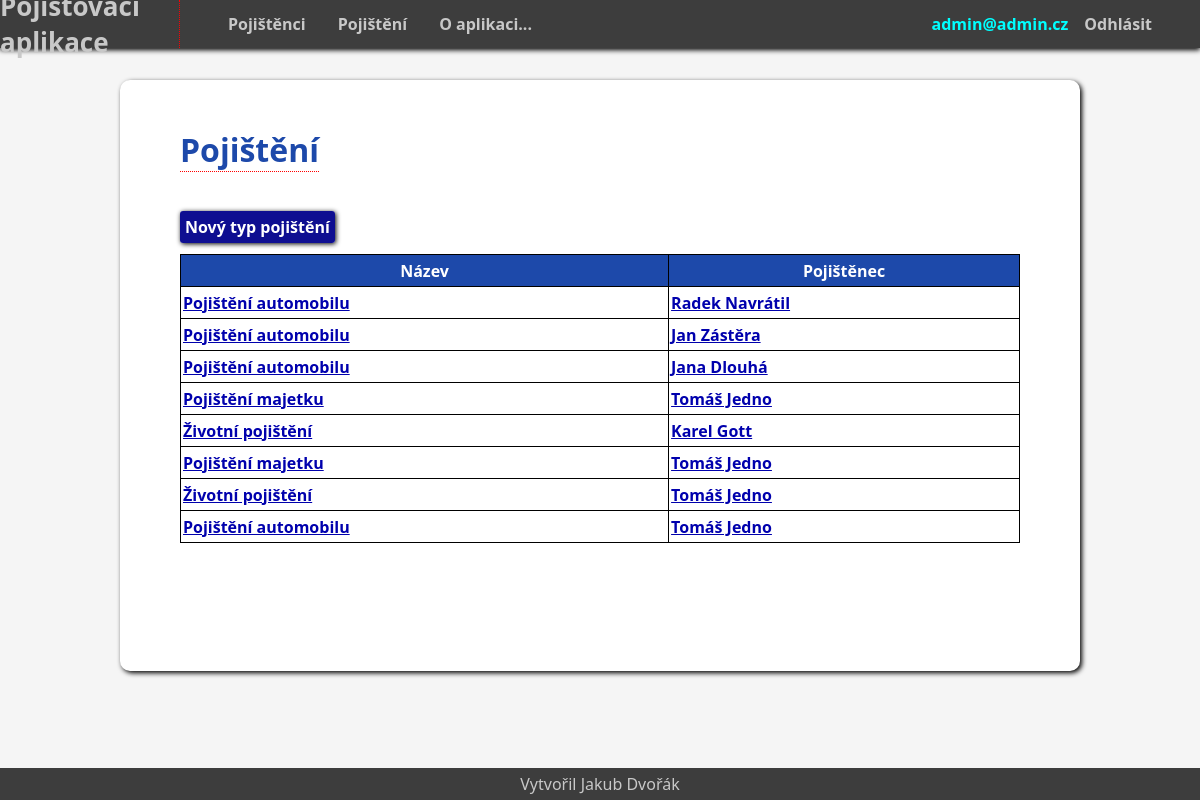
The app's page /pojisteni/ (signed in) with its own data.
### mainapp/models.py (models this page shows, shortened)
class Uzivatel(AbstractBaseUser):
    email = models.EmailField(max_length = 300, unique = True)
    is_admin = models.BooleanField(default=False)
    class Meta:
        verbose_name = "uživatel"
        verbose_name_plural = "uživatelé"
    object = UzivatelskyManager()
    USERNAME_FIELD = "email"

class ZalozenaPojisteni(models.Model):
    pojistka = models.ForeignKey(Pojisteni, null=True,verbose_name = "Pojištění", on_delete = models.SET_NULL)
    pojistenec = models.ForeignKey(Pojistenec, null=True,verbose_name = "Pojištěnec", on_delete = models.CASCADE)
    castka = models.IntegerField(null=True,blank=True,verbose_name = "Částka")
    predmet_pojisteni = models.CharField(max_length=80,null=True,blank=True, verbose_name = "Předmět pojištění")
    platnost_od = models.CharField(max_length=80,null=True,blank=True)
    platnost_do = models.CharField(max_length=80,null=True,blank=True)
    class Meta:
        verbose_name = "Založena pojistka"
        verbose_name_plural = "Založené pojištění"

class Pojisteni(models.Model):
    nazev = models.CharField(max_length=180,verbose_name = "Název")
    class Meta:
        verbose_name = "Pojištění"
        verbose_name_plural = "Pojištění"
    def __str__(self):
        return f"{self.nazev}"

class Pojistenec(models.Model):
    Jmeno = models.CharField(max_length=20,verbose_name = "Jméno")
    Prijmeni = models.CharField(max_length=20,verbose_name = "Přijmení")
    email = models.EmailField(max_length=80, unique=False)
    tel = models.IntegerField()
    mesto = models.CharField(max_length=80,verbose_name = "Město")
    ulice = models.CharField(max_length=80)
    PSC = models.IntegerField(verbose_name = "PSČ")
    class Meta:
        verbose_name = "Pojištěnec"
        verbose_name_plural = "Pojištěnci"
    def __str__(self):
        return f"{self.Jmeno} {self.Prijmeni}"

### mainapp/views.py (the view)
# urls.py: path('pojisteni/',views.PojisteniListView.as_view(),name="pojisteni"),
class PojisteniListView(generic.ListView):
    template_name = "mainapp/pojisteni.html"
    context_object_name = "pojistky"
    def get_queryset(self):
        return ZalozenaPojisteni.objects.all().order_by("-id")

### mainapp/templates/mainapp/pojisteni.html
{% extends "base.html" %}
{% load crispy_forms_tags %}
{% block content %}
<div class="nadpis">
<h1>Pojištění</h1>
</div>
{% if user.is_authenticated %}
    {% if user.is_admin %}
    <br>
    <br>
    <a href={% url "vytvor_pojisteni" %} class="tvorba"> Nový typ pojištění </a><br>
    {% else %}
    <br>
    <strong>Pro vytvoření, úpravu nebo smazání nemáš dostatečná práva</strong>
    {% endif %}
    <table>
        <tr>
            <th>Název</th>
            <th>Pojištěnec</th>
        </tr>
    {% for p in pojistky%}
        <tr>
            <td><a href={% url "detail_pojisteni" p.id %}>{{p.pojistka}}</a></td>
            <td><a href={% url "detail_pojistence" p.pojistenec.id %}>{{p.pojistenec}}</a></td>
        </tr>
    {%endfor%}
{% else %}
    <br>
    <strong>Pro vypsání listu musíš být přihlášen </strong>
{% endif %}
    </table>
{% endblock %}

### mainapp/templates/base.html (shortened to what this page needs)
<!DOCTYPE html>
<html lang="en">
<head>
{% load static %}
    <link rel="stylesheet" href="{% static 'css/styl.css' %}" type="text/css">
</head>
<body>
    <header>
        <div id="logo">
            <h1><a href={% url "index" %} >Pojišťovací aplikace</a></h1>
        </div>
        <nav>
            <div class="vyber">
             <ul>
                <li><a href={% url "index" %} >Pojištěnci</a></li>
                <li><a href={% url "pojisteni" %}>Pojištění</a></li>
                <li><a href={% url "o_aplikaci" %} >O aplikaci...</a></li>
             </ul>
            </div>
            <div class="login">
                <ul>
                    {% if request.user.is_authenticated %}
                    <li>{{request.user.email}}</li>
                    <li><a href={% url "logout" %}>Odhlásit</a></li>
                    {% else %}
                    <li><a href={% url "login" %}>Přihlásit</a></li>
                    <li><a href={% url "registrace" %}>Registrace</a></li>
                    {% endif %}
                </ul>
            </div>
        </nav>
    </header>
    <div class="content">
    {% block content %}
    {% endblock %}
    </div>
    <footer>
        Vytvořil Jakub Dvořák
    </footer>
</body>
</html>

### mainapp/static/css/styl.css (style rules this page uses)
* { margin: 0; padding: 0; box-sizing: border-box; font-family: system-ui, -apple-system, BlinkMacSystemFont, 'Segoe UI', Roboto, Oxygen, Ubuntu, Cantarell, 'Open Sans', 'Helvetica Neue', sans-serif; }
body { min-height: 100vh; background-color: whitesmoke; }
header { display: flex; flex-direction: row; background-color: rgb(61, 61, 61); height: 3em; box-shadow: 0px 2px 5px black; width: 100%; }
#logo { display: flex; flex-direction: column; justify-content: center; align-items: center; color: rgb(200, 200, 200); border-right: dotted red 1px; width: 15%; font-size: small; }
#logo a { text-decoration: none; color: rgb(200, 200, 200); }
nav { display: flex; flex-direction: row; justify-content: space-between; width: 85%; list-style: none; font-weight: bold; }
.vyber { display: flex; flex-direction: column; justify-content: center; padding-left: 2em; }
nav ul { display: flex; flex-direction: row; justify-content: space-between; }
nav li { list-style: none; color: aqua; font-weight: bold; }
nav li a { text-decoration: none; margin: 0 1em 0 1em; color: rgb(200, 200, 200); }
.login { display: flex; flex-direction: column; justify-content: center; padding-right: 2em; }
footer { position: fixed; height: 2em; line-height: 2em; min-width: 100vw; background-color: rgb(61, 61, 61); bottom: 0; text-align: center; vertical-align: middle; color: rgb(200, 200, 200) ; }
.content { width: 80%; margin: 2em auto 3em auto; background-color: white; padding: 3em 5% 8em 5%; border-radius: 10px; box-shadow: 2px 2px 5px black; }
.nadpis { font-weight: bold; color: rgb(29, 73, 170); border-bottom: red dotted 1px; width: max-content; }
.tvorba { background-color: rgb(14, 14, 145); border-radius: 3px; text-decoration: none; padding: 5px; color: white; font-weight: bold; box-shadow: 1px 1px 5px black; }
table, td, th { border: 1px black solid; border-collapse: collapse; }
th { background-color: rgb(29, 73, 170); }
td { background-color: white; color: black; padding-left: 2px; font-weight: bold; }
tr { height: 2em; }
td a { color: rgb(0, 0, 173); }
table { margin-top: 1em; width: 100%; color: white; }

### records on screen
Uzivatel: user.email "admin@admin.cz"
ZalozenaPojisteni: pojistka "Pojištění automobilu", pojistenec "Radek Navrátil"
ZalozenaPojisteni: pojistka "Pojištění automobilu", pojistenec "Jan Zástěra"
ZalozenaPojisteni: pojistka "Pojištění automobilu", pojistenec "Jana Dlouhá"
ZalozenaPojisteni: pojistka "Pojištění majetku", pojistenec "Tomáš Jedno"
ZalozenaPojisteni: pojistka "Životní pojištění", pojistenec "Karel Gott"
ZalozenaPojisteni: pojistka "Pojištění majetku", pojistenec "Tomáš Jedno"
ZalozenaPojisteni: pojistka "Životní pojištění", pojistenec "Tomáš Jedno"
ZalozenaPojisteni: pojistka "Pojištění automobilu", pojistenec "Tomáš Jedno"
